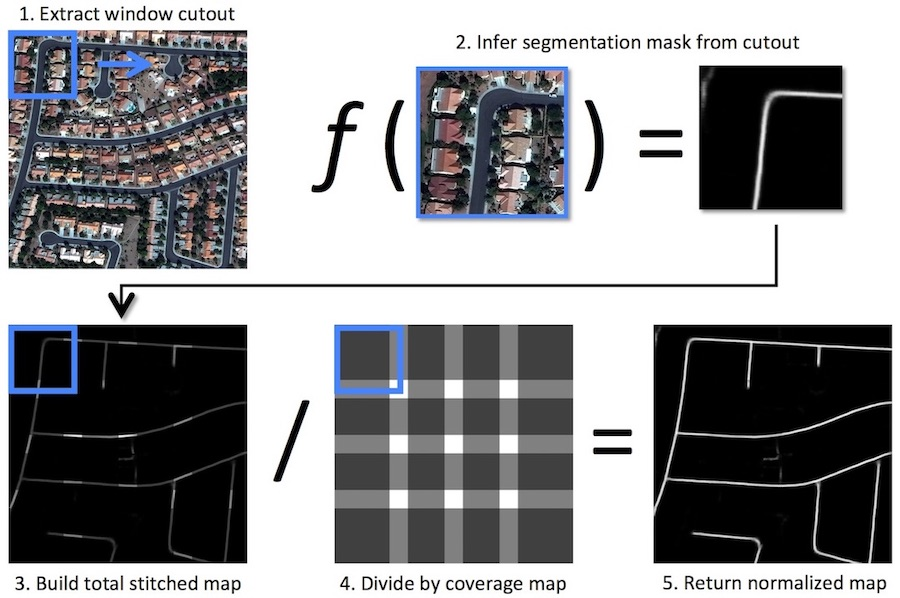
#> input picture notebooks/dar_tutorial_cpu/images/basiss_test.jpg, 900 x 598 px
$ python -i ave_skeleton.py   (imports and definitions only)   (older library calls are emulated)
#> lines starting #> are read from the running program, lines starting #| are printed output that depends on the picture
#!/usr/bin/env python2
# -*- coding: utf-8 -*-
"""
Created on Sun May  6 08:51:36 2018

@author: avanetten

modified version of https://github.com/SpaceNetChallenge/RoadDetector/blob/master/albu-solution/src/skeleton.py
"""


from __future__ import print_function

from skimage.morphology import skeletonize, remove_small_objects, remove_small_holes
import numpy as np
from matplotlib.pylab import plt
from other_tools import sknw
import os
import pandas as pd
from itertools import tee
from scipy.spatial.distance import pdist, squareform
from collections import OrderedDict #, defaultdict
import json
import time
import random
import argparse
import networkx as nx
import logging

# cv2 can't load large files, so need to import skimage too
import skimage.io
import cv2

from other_tools import make_logger

# [4 lines of commented-out code are left out]
from config import Config

logger1 = None


###############################################################################
def cv2_skeletonize(img):
    """ OpenCV function to return a skeletonized version of img, a Mat object
    https://gist.github.com/jsheedy/3913ab49d344fac4d02bcc887ba4277d"""
    #  hat tip to http://felix.abecassis.me/2011/09/opencv-morphological-skeleton/

    img = img.copy() # don't clobber original
    skel = img.copy()

    skel[:,:] = 0
    kernel = cv2.getStructuringElement(cv2.MORPH_CROSS, (3,3))

    while True:
        eroded = cv2.morphologyEx(img, cv2.MORPH_ERODE, kernel)
        temp = cv2.morphologyEx(eroded, cv2.MORPH_DILATE, kernel)
        temp  = cv2.subtract(img, temp)
        skel = cv2.bitwise_or(skel, temp)
        img[:,:] = eroded[:,:]
        if cv2.countNonZero(img) == 0:
            break

    return skel

###############################################################################
# [40 lines left out: functions pairwise, remove_sequential_duplicates, remove_duplicate_segments, not called in this run]


def flatten(l):
    return [item for sublist in l for item in sublist]


###############################################################################
# [102 lines left out: functions get_angle, preprocess, graph2lines, visualize, not called in this run]

###############################################################################
def line_points_dist(line1, pts):
    return np.cross(line1[1] - line1[0], pts - line1[0]) / np.linalg.norm(line1[1] - line1[0])

###############################################################################
# [555 lines left out: functions remove_small_terminal, add_small_segments, add_direction_change_nodes, make_skeleton, build_graph_wkt, build_wkt_dir and 1 more, not called in this run]
    #print ("Total time to run build_wkt_dir:", t1-t0, "seconds")

# [2 lines not run here, left out]


# [17 lines of commented-out code are left out]

>>> import cv2
>>> picture = cv2.imread('../notebooks/dar_tutorial_cpu/images/basiss_test.jpg')
#> picture is the input picture: shape (598, 900, 3); mean B, G, R 149.3, 147.3, 146.9
>>> result = cv2_skeletonize(picture)
#> in cv2_skeletonize, `skel[:,:] = 0`: skel: shape (598, 900, 3); every value is 0
#> the loop in cv2_skeletonize, `while True:` made 1 pass
#> pass 1, in cv2_skeletonize, `eroded = cv2.morphologyEx(img, cv2.MORPH_ERODE, kernel)`:
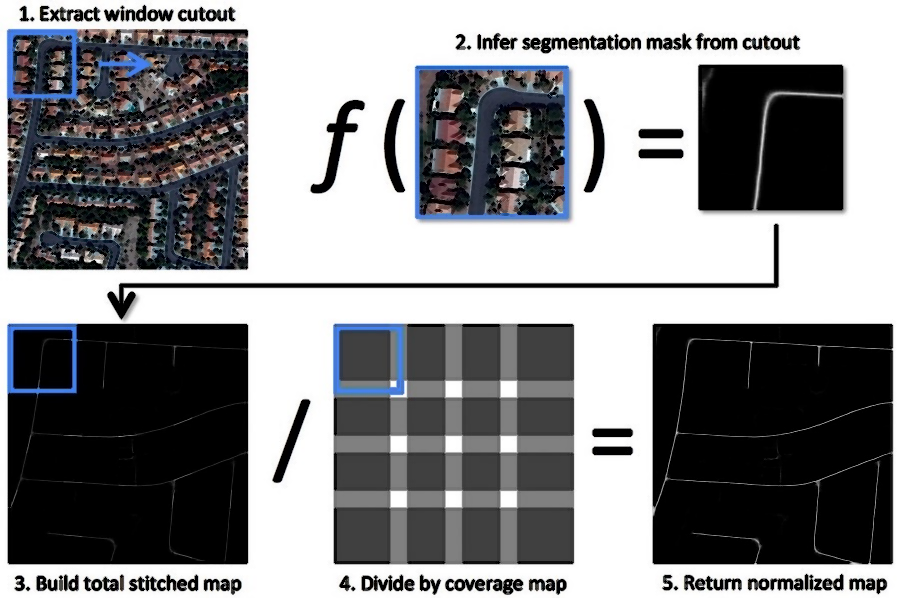
#> eroded: shape (598, 900, 3); mean B, G, R 136.6, 134.7, 134.2
#> pass 1, in cv2_skeletonize, `temp = cv2.morphologyEx(eroded, cv2.MORPH_DILATE, kernel)`:
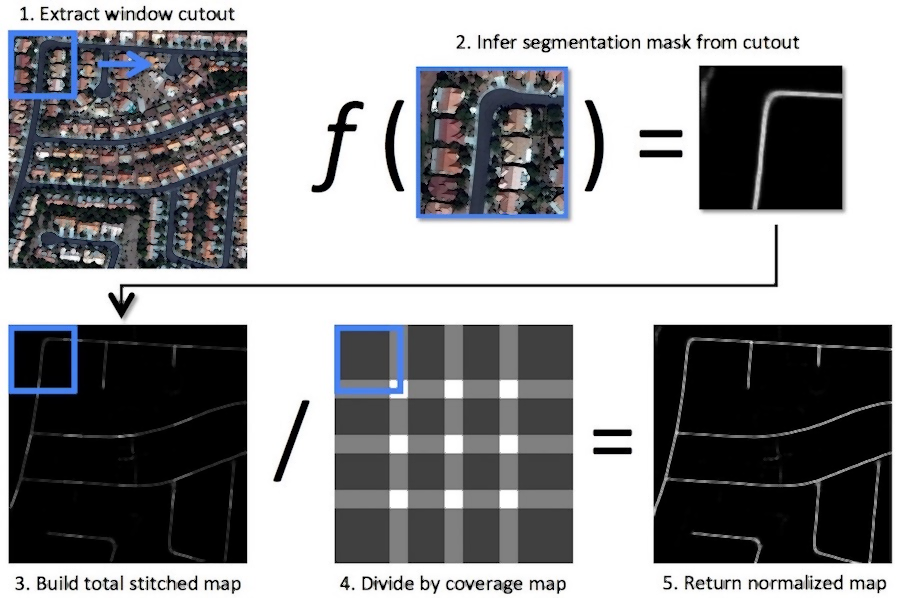
#> temp: shape (598, 900, 3); mean B, G, R 146.8, 144.8, 144.4
#> pass 1, in cv2_skeletonize, `temp  = cv2.subtract(img, temp)`:
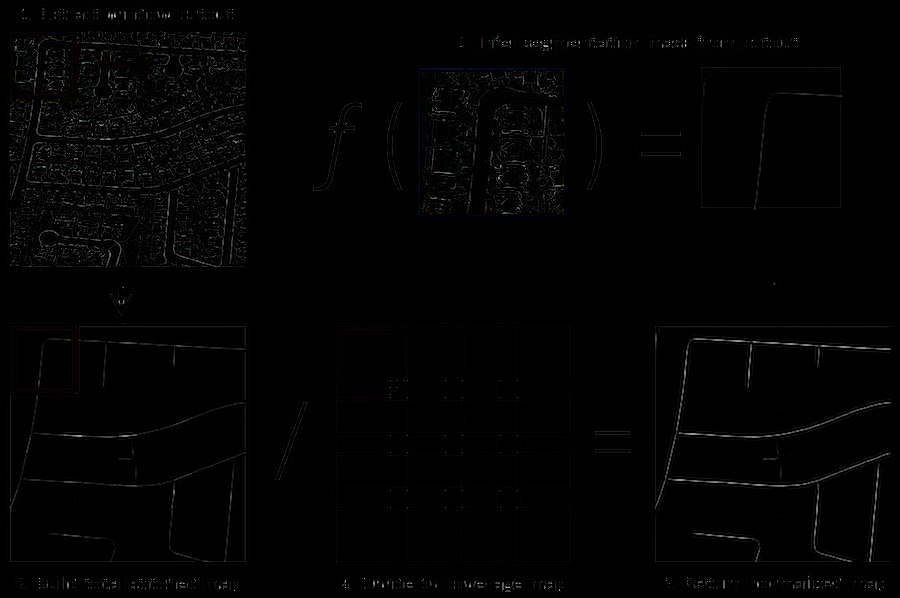
#> temp: shape (598, 900, 3); mean B, G, R 2.5, 2.5, 2.5
#> (the run stopped early here; a loop or call above may not have finished)

$ run again, on notebooks/dar_tutorial_cpu/images/speed_fig.jpg
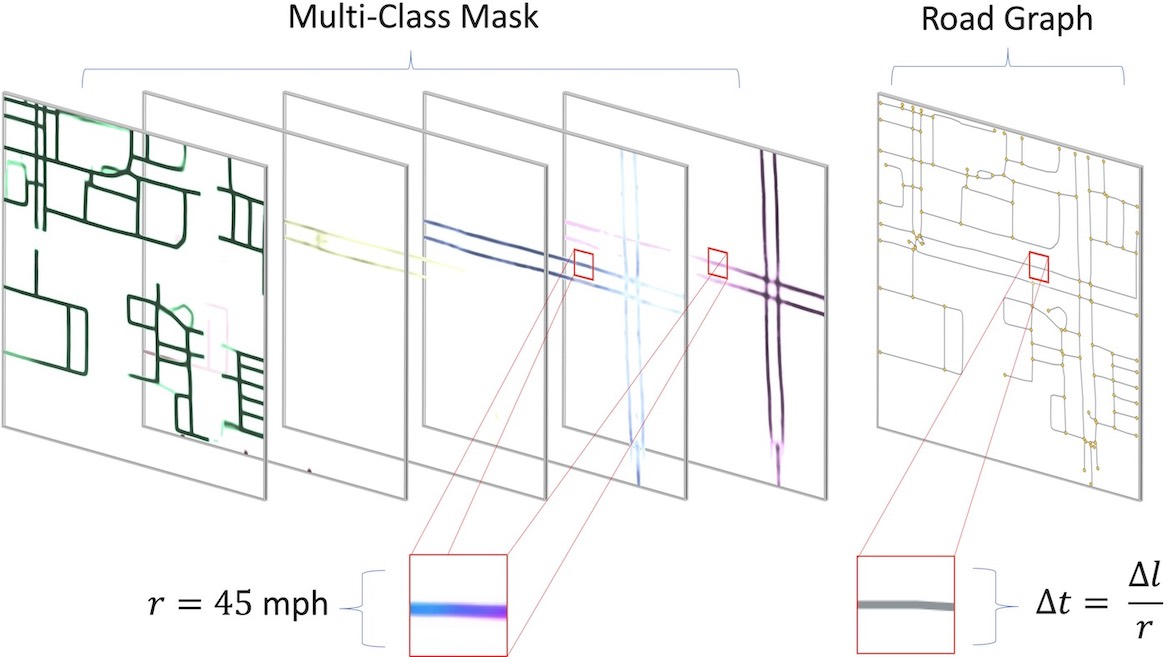
#> input picture notebooks/dar_tutorial_cpu/images/speed_fig.jpg, 1167 x 657 px
#> picture is the input picture: shape (657, 1167, 3); mean B, G, R 245.6, 245.5, 245.4
#> skel: shape (657, 1167, 3); every value is 0
#> the loop in cv2_skeletonize, `while True:` made 1 pass
#> pass 1, in cv2_skeletonize, `eroded = cv2.morphologyEx(img, cv2.MORPH_ERODE, kernel)`:
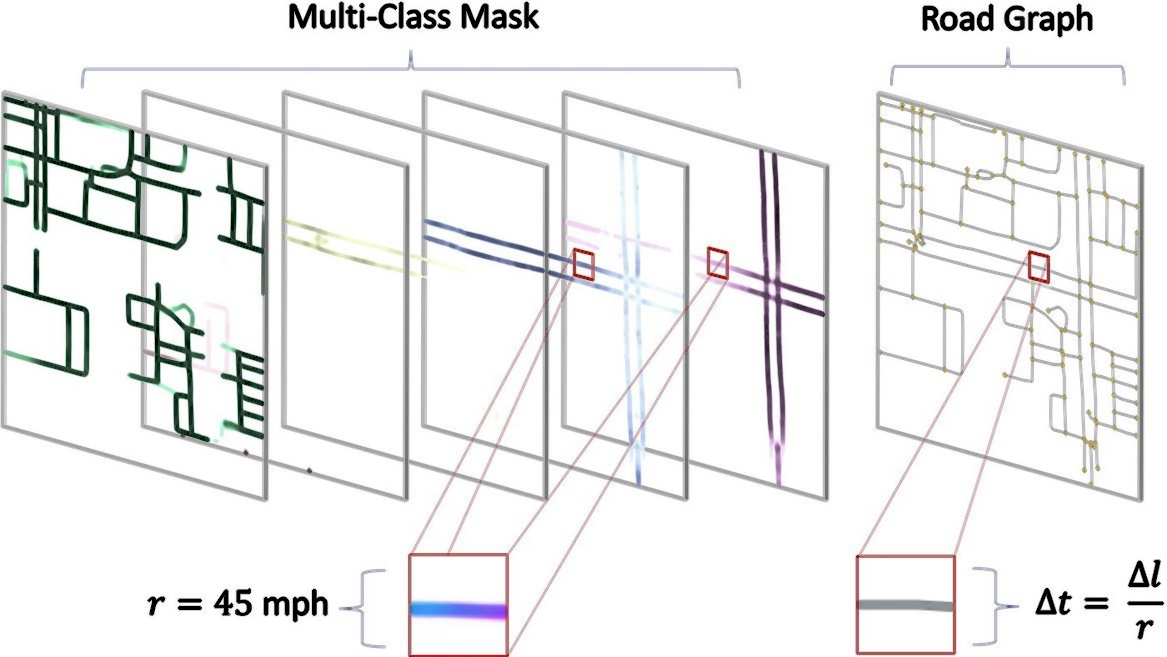
#> eroded: shape (657, 1167, 3); mean B, G, R 238.8, 238.8, 238.7
#> pass 1, in cv2_skeletonize, `temp  = cv2.subtract(img, temp)`:
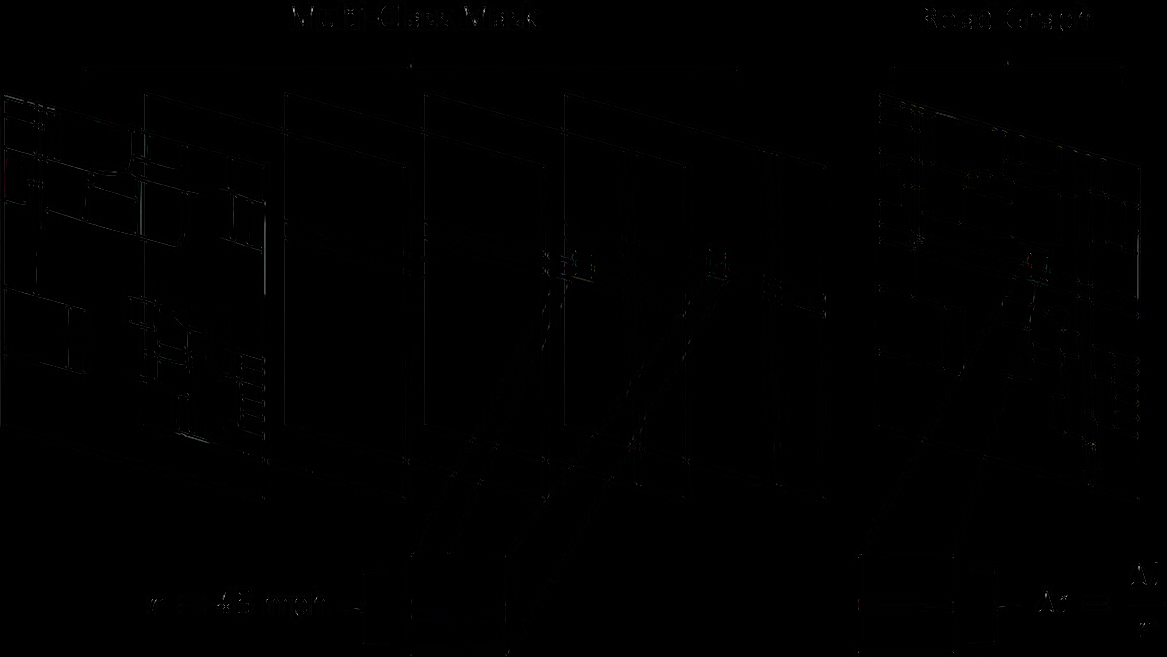
#> temp: shape (657, 1167, 3); mean B, G, R 0.5, 0.5, 0.4
